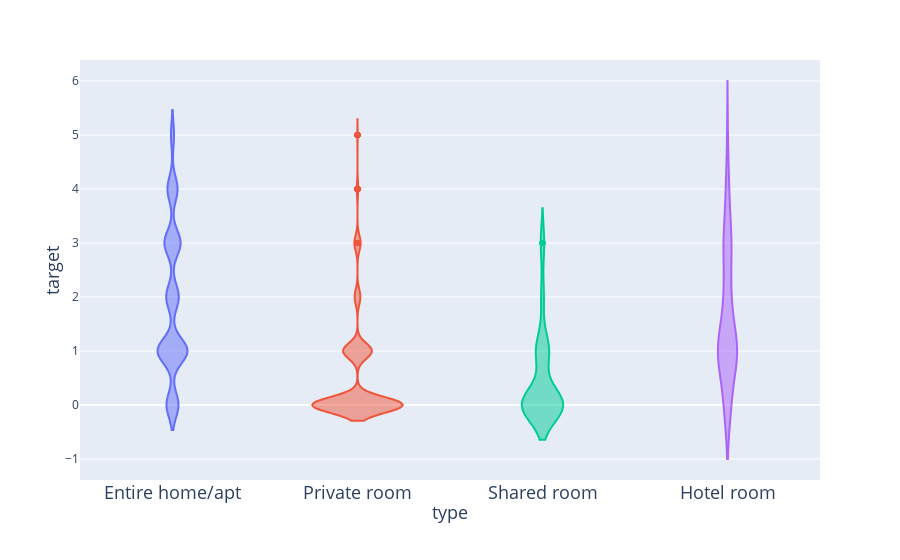

Notebook source saved alongside this figure:
### Markdown cell above
- type vs target

### Code cell
# Price distribution in terms of room type
fig = px.violin(df_new, x="type", y="target", color="type")
fig.update_layout(showlegend=False)
fig.update_layout(yaxis=dict(title=dict(standoff = 0.5,font={'size': 18})))
fig.update_layout(xaxis=dict(title=dict(standoff = 3,font={'size': 18}),tickfont={'size': 18}))
fig.show()

### Figure 1 — Plotly figure (JSON) as saved in the notebook; plotly's stock layout.template omitted (floating-point values rounded to 4 significant figures; data arrays with more than 128 entries replaced by an {"elided": "..."} marker saying what was removed)
{"data": [{"alignmentgroup": "True", "box": {"visible": false}, "hovertemplate": "type=%{x}<br>target=%{y}<extra></extra>", "legendgroup": "Entire home/apt", "marker": {"color": "#636efa"}, "name": "Entire home/apt", "offsetgroup": "Entire home/apt", "orientation": "v", "scalegroup": "True", "showlegend": true, "type": "violin", "x": {"elided": "10348 str values"}, "x0": " ", "xaxis": "x", "y": {"elided": "10348 int values"}, "y0": " ", "yaxis": "y"}, {"alignmentgroup": "True", "box": {"visible": false}, "hovertemplate": "type=%{x}<br>target=%{y}<extra></extra>", "legendgroup": "Private room", "marker": {"color": "#EF553B"}, "name": "Private room", "offsetgroup": "Private room", "orientation": "v", "scalegroup": "True", "showlegend": true, "type": "violin", "x": {"elided": "4509 str values"}, "x0": " ", "xaxis": "x", "y": {"elided": "4509 int values"}, "y0": " ", "yaxis": "y"}, {"alignmentgroup": "True", "box": {"visible": false}, "hovertemplate": "type=%{x}<br>target=%{y}<extra></extra>", "legendgroup": "Shared room", "marker": {"color": "#00cc96"}, "name": "Shared room", "offsetgroup": "Shared room", "orientation": "v", "scalegroup": "True", "showlegend": true, "type": "violin", "x": ["Shared room", "Shared room", "Shared room", "Shared room", "Shared room", "Shared room", "Shared room", "Shared room", "Shared room", "Shared room", "Shared room", "Shared room", "Shared room", "Shared room", "Shared room", "Shared room", "Shared room", "Shared room", "Shared room", "Shared room", "Shared room", "Shared room", "Shared room", "Shared room", "Shared room", "Shared room", "Shared room", "Shared room", "Shared room", "Shared room", "Shared room", "Shared room", "Shared room", "Shared room", "Shared room", "Shared room", "Shared room", "Shared room", "Shared room", "Shared room", "Shared room", "Shared room", "Shared room", "Shared room", "Shared room", "Shared room", "Shared room", "Shared room", "Shared room", "Shared room", "Shared room", "Shared room", "Shared room", "Shared room", "Shared room", "Shared room", "Shared room", "Shared room", "Shared room", "Shared room", "Shared room", "Shared room", "Shared room", "Shared room", "Shared room", "Shared room", "Shared room", "Shared room", "Shared room", "Shared room", "Shared room", "Shared room", "Shared room", "Shared room", "Shared room", "Shared room", "Shared room", "Shared room", "Shared room", "Shared room", "Shared room", "Shared room", "Shared room", "Shared room", "Shared room", "Shared room", "Shared room", "Shared room"], "x0": " ", "xaxis": "x", "y": [0, 0, 0, 1, 3, 0, 1, 3, 0, 0, 1, 1, 0, 0, 1, 3, 0, 2, 0, 1, 0, 0, 0, 0, 0, 0, 1, 0, 2, 2, 0, 0, 0, 0, 0, 0, 0, 0, 1, 0, 0, 0, 0, 1, 0, 0, 0, 0, 1, 1, 0, 1, 0, 0, 1, 0, 0, 0, 0, 0, 1, 0, 0, 0, 3, 0, 1, 0, 0, 1, 0, 1, 1, 0, 0, 0, 0, 0, 3, 0, 0, 2, 0, 0, 0, 0, 0, 1], "y0": " ", "yaxis": "y"}, {"alignmentgroup": "True", "box": {"visible": false}, "hovertemplate": "type=%{x}<br>target=%{y}<extra></extra>", "legendgroup": "Hotel room", "marker": {"color": "#ab63fa"}, "name": "Hotel room", "offsetgroup": "Hotel room", "orientation": "v", "scalegroup": "True", "showlegend": true, "type": "violin", "x": ["Hotel room", "Hotel room", "Hotel room", "Hotel room", "Hotel room", "Hotel room", "Hotel room", "Hotel room", "Hotel room", "Hotel room", "Hotel room", "Hotel room", "Hotel room", "Hotel room", "Hotel room", "Hotel room", "Hotel room", "Hotel room", "Hotel room", "Hotel room", "Hotel room", "Hotel room", "Hotel room", "Hotel room", "Hotel room", "Hotel room", "Hotel room", "Hotel room", "Hotel room", "Hotel room", "Hotel room", "Hotel room", "Hotel room", "Hotel room", "Hotel room", "Hotel room", "Hotel room", "Hotel room", "Hotel room", "Hotel room", "Hotel room", "Hotel room", "Hotel room", "Hotel room", "Hotel room", "Hotel room", "Hotel room", "Hotel room", "Hotel room", "Hotel room", "Hotel room", "Hotel room", "Hotel room", "Hotel room", "Hotel room", "Hotel room", "Hotel room", "Hotel room", "Hotel room", "Hotel room", "Hotel room", "Hotel room", "Hotel room", "Hotel room", "Hotel room", "Hotel room", "Hotel room", "Hotel room", "Hotel room", "Hotel room", "Hotel room", "Hotel room", "Hotel room", "Hotel room", "Hotel room", "Hotel room", "Hotel room", "Hotel room", "Hotel room", "Hotel room", "Hotel room", "Hotel room", "Hotel room", "Hotel room", "Hotel room", "Hotel room", "Hotel room", "Hotel room", "Hotel room", "Hotel room", "Hotel room", "Hotel room", "Hotel room", "Hotel room", "Hotel room", "Hotel room", "Hotel room", "Hotel room", "Hotel room", "Hotel room", "Hotel room", "Hotel room", "Hotel room", "Hotel room", "Hotel room", "Hotel room", "Hotel room", "Hotel room", "Hotel room", "Hotel room", "Hotel room", "Hotel room", "Hotel room", "Hotel room", "Hotel room", "Hotel room", "Hotel room", "Hotel room"], "x0": " ", "xaxis": "x", "y": [2, 1, 3, 0, 0, 3, 1, 2, 3, 0, 1, 2, 0, 3, 1, 3, 3, 1, 4, 1, 3, 2, 1, 0, 3, 1, 0, 1, 1, 2, 1, 0, 3, 1, 2, 1, 1, 0, 4, 1, 1, 1, 2, 4, 1, 1, 3, 1, 1, 1, 1, 4, 1, 1, 0, 1, 2, 2, 1, 1, 1, 3, 5, 1, 1, 3, 2, 3, 2, 1, 2, 0, 0, 1, 1, 5, 0, 1, 1, 1, 0, 1, 1, 1, 1, 3, 4, 2, 3, 0, 1, 1, 4, 1, 3, 1, 2, 2, 0, 3, 1, 3, 1, 3, 1, 1, 1, 0, 1, 1, 4, 3, 3, 0, 2, 1, 1, 4], "y0": " ", "yaxis": "y"}], "layout": {"legend": {"title": {"text": "type"}, "tracegroupgap": 0}, "margin": {"t": 60}, "showlegend": false, "violinmode": "overlay", "xaxis": {"anchor": "y", "categoryarray": ["Entire home/apt", "Private room", "Shared room", "Hotel room"], "categoryorder": "array", "domain": [0, 1], "tickfont": {"size": 18}, "title": {"font": {"size": 18}, "standoff": 3, "text": "type"}}, "yaxis": {"anchor": "x", "domain": [0, 1], "title": {"font": {"size": 18}, "standoff": 0.5, "text": "target"}}}}
